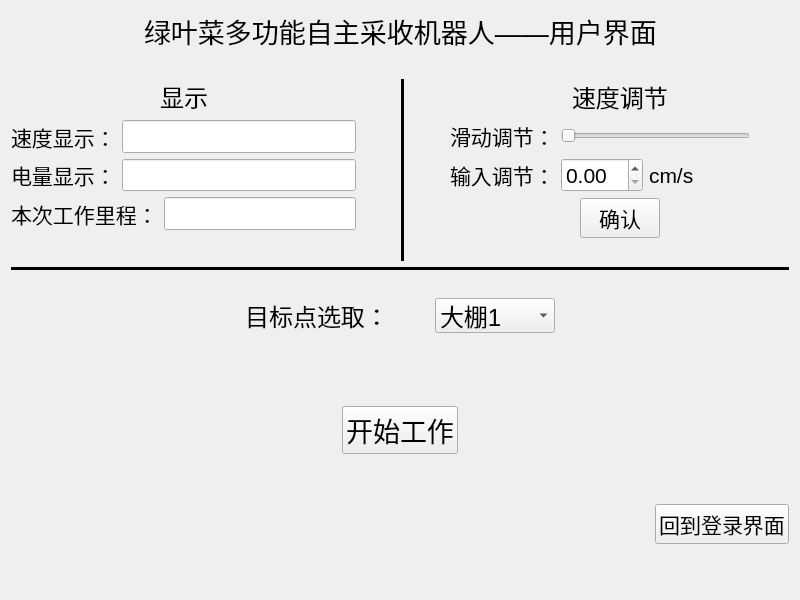
<?xml version="1.0" encoding="UTF-8"?>
<ui version="4.0">
 <class>User</class>
 <widget class="QWidget" name="User">
  <property name="geometry">
   <rect>
    <x>0</x>
    <y>0</y>
    <width>800</width>
    <height>600</height>
   </rect>
  </property>
  <property name="minimumSize">
   <size>
    <width>151</width>
    <height>32</height>
   </size>
  </property>
  <property name="windowTitle">
   <string>Form</string>
  </property>
  <property name="layoutDirection">
   <enum>Qt::LeftToRight</enum>
  </property>
  <property name="autoFillBackground">
   <bool>true</bool>
  </property>
  <layout class="QVBoxLayout" name="verticalLayout_4">
   <item>
    <layout class="QVBoxLayout" name="verticalLayout_3">
     <item>
      <layout class="QHBoxLayout" name="horizontalLayout_18">
       <item>
        <spacer name="horizontalSpacer_32">
         <property name="orientation">
          <enum>Qt::Horizontal</enum>
         </property>
         <property name="sizeHint" stdset="0">
          <size>
           <width>40</width>
           <height>20</height>
          </size>
         </property>
        </spacer>
       </item>
       <item>
        <widget class="QLabel" name="label_2">
         <property name="font">
          <font>
           <pointsize>20</pointsize>
           <kerning>true</kerning>
          </font>
         </property>
         <property name="text">
          <string>绿叶菜多功能自主采收机器人——用户界面</string>
         </property>
        </widget>
       </item>
       <item>
        <spacer name="horizontalSpacer_31">
         <property name="orientation">
          <enum>Qt::Horizontal</enum>
         </property>
         <property name="sizeHint" stdset="0">
          <size>
           <width>40</width>
           <height>20</height>
          </size>
         </property>
        </spacer>
       </item>
      </layout>
     </item>
     <item>
      <spacer name="verticalSpacer_3">
       <property name="orientation">
        <enum>Qt::Vertical</enum>
       </property>
       <property name="sizeHint" stdset="0">
        <size>
         <width>20</width>
         <height>40</height>
        </size>
       </property>
      </spacer>
     </item>
     <item>
      <layout class="QHBoxLayout" name="horizontalLayout_8">
       <item>
        <layout class="QVBoxLayout" name="verticalLayout">
         <item>
          <layout class="QHBoxLayout" name="horizontalLayout_6">
           <item>
            <spacer name="horizontalSpacer_13">
             <property name="orientation">
              <enum>Qt::Horizontal</enum>
             </property>
             <property name="sizeHint" stdset="0">
              <size>
               <width>40</width>
               <height>20</height>
              </size>
             </property>
            </spacer>
           </item>
           <item>
            <widget class="QLabel" name="label_5">
             <property name="baseSize">
              <size>
               <width>0</width>
               <height>0</height>
              </size>
             </property>
             <property name="font">
              <font>
               <pointsize>18</pointsize>
               <kerning>true</kerning>
              </font>
             </property>
             <property name="text">
              <string>显示</string>
             </property>
             <property name="alignment">
              <set>Qt::AlignCenter</set>
             </property>
            </widget>
           </item>
           <item>
            <spacer name="horizontalSpacer_12">
             <property name="orientation">
              <enum>Qt::Horizontal</enum>
             </property>
             <property name="sizeHint" stdset="0">
              <size>
               <width>40</width>
               <height>20</height>
              </size>
             </property>
            </spacer>
           </item>
          </layout>
         </item>
         <item>
          <layout class="QHBoxLayout" name="horizontalLayout">
           <item>
            <widget class="QLabel" name="label">
             <property name="font">
              <font>
               <pointsize>16</pointsize>
               <kerning>true</kerning>
              </font>
             </property>
             <property name="text">
              <string>速度显示：</string>
             </property>
            </widget>
           </item>
           <item>
            <widget class="QLineEdit" name="speed_lineEdit">
             <property name="font">
              <font>
               <pointsize>16</pointsize>
               <kerning>true</kerning>
              </font>
             </property>
             <property name="readOnly">
              <bool>true</bool>
             </property>
            </widget>
           </item>
          </layout>
         </item>
         <item>
          <layout class="QHBoxLayout" name="horizontalLayout_2">
           <item>
            <widget class="QLabel" name="label_3">
             <property name="font">
              <font>
               <pointsize>16</pointsize>
               <kerning>true</kerning>
              </font>
             </property>
             <property name="text">
              <string>电量显示：</string>
             </property>
            </widget>
           </item>
           <item>
            <widget class="QLineEdit" name="power_lineEdit">
             <property name="minimumSize">
              <size>
               <width>142</width>
               <height>32</height>
              </size>
             </property>
             <property name="font">
              <font>
               <pointsize>16</pointsize>
               <kerning>true</kerning>
              </font>
             </property>
             <property name="readOnly">
              <bool>true</bool>
             </property>
            </widget>
           </item>
          </layout>
         </item>
         <item>
          <layout class="QHBoxLayout" name="horizontalLayout_3">
           <item>
            <widget class="QLabel" name="label_4">
             <property name="font">
              <font>
               <pointsize>16</pointsize>
               <kerning>true</kerning>
              </font>
             </property>
             <property name="text">
              <string>本次工作里程：</string>
             </property>
            </widget>
           </item>
           <item>
            <widget class="QLineEdit" name="distance_lineEdit">
             <property name="minimumSize">
              <size>
               <width>0</width>
               <height>0</height>
              </size>
             </property>
             <property name="font">
              <font>
               <pointsize>16</pointsize>
               <kerning>true</kerning>
              </font>
             </property>
             <property name="readOnly">
              <bool>true</bool>
             </property>
            </widget>
           </item>
          </layout>
         </item>
         <item>
          <spacer name="verticalSpacer">
           <property name="orientation">
            <enum>Qt::Vertical</enum>
           </property>
           <property name="sizeHint" stdset="0">
            <size>
             <width>20</width>
             <height>40</height>
            </size>
           </property>
          </spacer>
         </item>
        </layout>
       </item>
       <item>
        <spacer name="horizontalSpacer_3">
         <property name="orientation">
          <enum>Qt::Horizontal</enum>
         </property>
         <property name="sizeHint" stdset="0">
          <size>
           <width>40</width>
           <height>20</height>
          </size>
         </property>
        </spacer>
       </item>
       <item>
        <widget class="Line" name="line">
         <property name="frameShadow">
          <enum>QFrame::Plain</enum>
         </property>
         <property name="lineWidth">
          <number>5</number>
         </property>
         <property name="orientation">
          <enum>Qt::Vertical</enum>
         </property>
        </widget>
       </item>
       <item>
        <spacer name="horizontalSpacer">
         <property name="orientation">
          <enum>Qt::Horizontal</enum>
         </property>
         <property name="sizeHint" stdset="0">
          <size>
           <width>40</width>
           <height>20</height>
          </size>
         </property>
        </spacer>
       </item>
       <item>
        <layout class="QVBoxLayout" name="verticalLayout_2">
         <item>
          <layout class="QHBoxLayout" name="horizontalLayout_11">
           <item>
            <spacer name="horizontalSpacer_15">
             <property name="orientation">
              <enum>Qt::Horizontal</enum>
             </property>
             <property name="sizeHint" stdset="0">
              <size>
               <width>40</width>
               <height>20</height>
              </size>
             </property>
            </spacer>
           </item>
           <item>
            <widget class="QLabel" name="label_7">
             <property name="font">
              <font>
               <pointsize>18</pointsize>
              </font>
             </property>
             <property name="text">
              <string>速度调节</string>
             </property>
            </widget>
           </item>
           <item>
            <spacer name="horizontalSpacer_14">
             <property name="orientation">
              <enum>Qt::Horizontal</enum>
             </property>
             <property name="sizeHint" stdset="0">
              <size>
               <width>40</width>
               <height>20</height>
              </size>
             </property>
            </spacer>
           </item>
          </layout>
         </item>
         <item>
          <layout class="QHBoxLayout" name="horizontalLayout_12">
           <item>
            <layout class="QHBoxLayout" name="horizontalLayout_5">
             <item>
              <widget class="QLabel" name="label_8">
               <property name="font">
                <font>
                 <pointsize>16</pointsize>
                </font>
               </property>
               <property name="text">
                <string>滑动调节：</string>
               </property>
              </widget>
             </item>
             <item>
              <widget class="QSlider" name="speed_horizontalSlider">
               <property name="minimumSize">
                <size>
                 <width>189</width>
                 <height>32</height>
                </size>
               </property>
               <property name="font">
                <font>
                 <pointsize>16</pointsize>
                </font>
               </property>
               <property name="orientation">
                <enum>Qt::Horizontal</enum>
               </property>
              </widget>
             </item>
            </layout>
           </item>
           <item>
            <spacer name="horizontalSpacer_17">
             <property name="orientation">
              <enum>Qt::Horizontal</enum>
             </property>
             <property name="sizeHint" stdset="0">
              <size>
               <width>40</width>
               <height>20</height>
              </size>
             </property>
            </spacer>
           </item>
          </layout>
         </item>
         <item>
          <layout class="QHBoxLayout" name="horizontalLayout_4">
           <item>
            <widget class="QLabel" name="label_9">
             <property name="font">
              <font>
               <pointsize>16</pointsize>
              </font>
             </property>
             <property name="text">
              <string>输入调节：</string>
             </property>
            </widget>
           </item>
           <item>
            <widget class="QDoubleSpinBox" name="doubleSpinBox">
             <property name="font">
              <font>
               <pointsize>16</pointsize>
              </font>
             </property>
            </widget>
           </item>
           <item>
            <widget class="QLabel" name="label_6">
             <property name="font">
              <font>
               <pointsize>16</pointsize>
              </font>
             </property>
             <property name="text">
              <string>cm/s</string>
             </property>
            </widget>
           </item>
           <item>
            <spacer name="horizontalSpacer_19">
             <property name="orientation">
              <enum>Qt::Horizontal</enum>
             </property>
             <property name="sizeHint" stdset="0">
              <size>
               <width>40</width>
               <height>20</height>
              </size>
             </property>
            </spacer>
           </item>
          </layout>
         </item>
         <item>
          <layout class="QHBoxLayout" name="horizontalLayout_14">
           <item>
            <spacer name="horizontalSpacer_20">
             <property name="orientation">
              <enum>Qt::Horizontal</enum>
             </property>
             <property name="sizeHint" stdset="0">
              <size>
               <width>40</width>
               <height>20</height>
              </size>
             </property>
            </spacer>
           </item>
           <item>
            <widget class="QPushButton" name="speed_confirm_pushButton">
             <property name="font">
              <font>
               <pointsize>16</pointsize>
              </font>
             </property>
             <property name="text">
              <string>确认</string>
             </property>
            </widget>
           </item>
           <item>
            <spacer name="horizontalSpacer_21">
             <property name="orientation">
              <enum>Qt::Horizontal</enum>
             </property>
             <property name="sizeHint" stdset="0">
              <size>
               <width>40</width>
               <height>20</height>
              </size>
             </property>
            </spacer>
           </item>
          </layout>
         </item>
         <item>
          <spacer name="verticalSpacer_2">
           <property name="orientation">
            <enum>Qt::Vertical</enum>
           </property>
           <property name="sizeHint" stdset="0">
            <size>
             <width>20</width>
             <height>40</height>
            </size>
           </property>
          </spacer>
         </item>
        </layout>
       </item>
      </layout>
     </item>
     <item>
      <widget class="Line" name="line_2">
       <property name="frameShadow">
        <enum>QFrame::Plain</enum>
       </property>
       <property name="lineWidth">
        <number>5</number>
       </property>
       <property name="orientation">
        <enum>Qt::Horizontal</enum>
       </property>
      </widget>
     </item>
     <item>
      <spacer name="verticalSpacer_4">
       <property name="orientation">
        <enum>Qt::Vertical</enum>
       </property>
       <property name="sizeHint" stdset="0">
        <size>
         <width>20</width>
         <height>40</height>
        </size>
       </property>
      </spacer>
     </item>
     <item>
      <layout class="QHBoxLayout" name="horizontalLayout_10">
       <item>
        <spacer name="horizontalSpacer_4">
         <property name="orientation">
          <enum>Qt::Horizontal</enum>
         </property>
         <property name="sizeHint" stdset="0">
          <size>
           <width>40</width>
           <height>20</height>
          </size>
         </property>
        </spacer>
       </item>
       <item>
        <layout class="QHBoxLayout" name="horizontalLayout_7">
         <item>
          <widget class="QLabel" name="label_10">
           <property name="baseSize">
            <size>
             <width>0</width>
             <height>0</height>
            </size>
           </property>
           <property name="font">
            <font>
             <pointsize>18</pointsize>
             <kerning>true</kerning>
            </font>
           </property>
           <property name="text">
            <string>目标点选取：</string>
           </property>
           <property name="alignment">
            <set>Qt::AlignCenter</set>
           </property>
          </widget>
         </item>
         <item>
          <spacer name="horizontalSpacer_2">
           <property name="orientation">
            <enum>Qt::Horizontal</enum>
           </property>
           <property name="sizeHint" stdset="0">
            <size>
             <width>40</width>
             <height>20</height>
            </size>
           </property>
          </spacer>
         </item>
         <item>
          <widget class="QComboBox" name="comboBox">
           <property name="minimumSize">
            <size>
             <width>120</width>
             <height>35</height>
            </size>
           </property>
           <property name="font">
            <font>
             <pointsize>18</pointsize>
            </font>
           </property>
           <item>
            <property name="text">
             <string>大棚1</string>
            </property>
           </item>
           <item>
            <property name="text">
             <string>大棚2</string>
            </property>
           </item>
           <item>
            <property name="text">
             <string>仓库</string>
            </property>
           </item>
          </widget>
         </item>
        </layout>
       </item>
       <item>
        <spacer name="horizontalSpacer_6">
         <property name="orientation">
          <enum>Qt::Horizontal</enum>
         </property>
         <property name="sizeHint" stdset="0">
          <size>
           <width>40</width>
           <height>20</height>
          </size>
         </property>
        </spacer>
       </item>
      </layout>
     </item>
     <item>
      <spacer name="verticalSpacer_6">
       <property name="orientation">
        <enum>Qt::Vertical</enum>
       </property>
       <property name="sizeHint" stdset="0">
        <size>
         <width>20</width>
         <height>40</height>
        </size>
       </property>
      </spacer>
     </item>
     <item>
      <spacer name="verticalSpacer_11">
       <property name="orientation">
        <enum>Qt::Vertical</enum>
       </property>
       <property name="sizeHint" stdset="0">
        <size>
         <width>20</width>
         <height>40</height>
        </size>
       </property>
      </spacer>
     </item>
     <item>
      <spacer name="verticalSpacer_7">
       <property name="orientation">
        <enum>Qt::Vertical</enum>
       </property>
       <property name="sizeHint" stdset="0">
        <size>
         <width>20</width>
         <height>40</height>
        </size>
       </property>
      </spacer>
     </item>
     <item>
      <layout class="QHBoxLayout" name="horizontalLayout_9">
       <item>
        <spacer name="horizontalSpacer_7">
         <property name="orientation">
          <enum>Qt::Horizontal</enum>
         </property>
         <property name="sizeHint" stdset="0">
          <size>
           <width>40</width>
           <height>20</height>
          </size>
         </property>
        </spacer>
       </item>
       <item>
        <widget class="QPushButton" name="work_pushButton">
         <property name="font">
          <font>
           <pointsize>20</pointsize>
          </font>
         </property>
         <property name="text">
          <string>开始工作</string>
         </property>
        </widget>
       </item>
       <item>
        <spacer name="horizontalSpacer_5">
         <property name="orientation">
          <enum>Qt::Horizontal</enum>
         </property>
         <property name="sizeHint" stdset="0">
          <size>
           <width>40</width>
           <height>20</height>
          </size>
         </property>
        </spacer>
       </item>
      </layout>
     </item>
     <item>
      <spacer name="verticalSpacer_10">
       <property name="orientation">
        <enum>Qt::Vertical</enum>
       </property>
       <property name="sizeHint" stdset="0">
        <size>
         <width>20</width>
         <height>40</height>
        </size>
       </property>
      </spacer>
     </item>
     <item>
      <spacer name="verticalSpacer_8">
       <property name="orientation">
        <enum>Qt::Vertical</enum>
       </property>
       <property name="sizeHint" stdset="0">
        <size>
         <width>20</width>
         <height>40</height>
        </size>
       </property>
      </spacer>
     </item>
     <item>
      <layout class="QHBoxLayout" name="horizontalLayout_13">
       <item>
        <spacer name="horizontalSpacer_8">
         <property name="orientation">
          <enum>Qt::Horizontal</enum>
         </property>
         <property name="sizeHint" stdset="0">
          <size>
           <width>40</width>
           <height>20</height>
          </size>
         </property>
        </spacer>
       </item>
       <item>
        <widget class="QPushButton" name="back_pushButton">
         <property name="font">
          <font>
           <pointsize>16</pointsize>
          </font>
         </property>
         <property name="text">
          <string>回到登录界面</string>
         </property>
        </widget>
       </item>
      </layout>
     </item>
     <item>
      <spacer name="verticalSpacer_5">
       <property name="orientation">
        <enum>Qt::Vertical</enum>
       </property>
       <property name="sizeHint" stdset="0">
        <size>
         <width>20</width>
         <height>40</height>
        </size>
       </property>
      </spacer>
     </item>
     <item>
      <spacer name="verticalSpacer_9">
       <property name="orientation">
        <enum>Qt::Vertical</enum>
       </property>
       <property name="sizeHint" stdset="0">
        <size>
         <width>20</width>
         <height>40</height>
        </size>
       </property>
      </spacer>
     </item>
    </layout>
   </item>
  </layout>
 </widget>
 <resources/>
 <connections/>
</ui>
